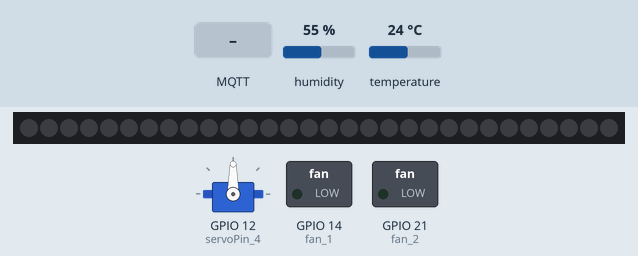
Simulated run of this sketch. Board: ESP32. Parts: 30 RGB LEDs in strip order, left to right, servo, switched loads named in the sketch (green lamp = pin HIGH). Inputs (shaded band) come from the test bench; at power-on: temperature 24 °C, humidity 55 %. WiFi joins after 1.5 s; servers stay silent unless stated; no MQTT or app messages arrive unless stated; what the sketch prints to the serial monitor is not drawn.

Above: at 2.7 s.
2.8 s: MQTT message "1" arrives on the third subscribed topic
At 6.4 s:
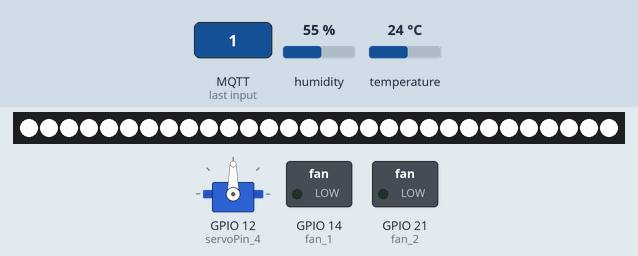
6.5 s: temperature set to 32 °C
10.3 s: temperature set to 35 °C
At 13.9 s:
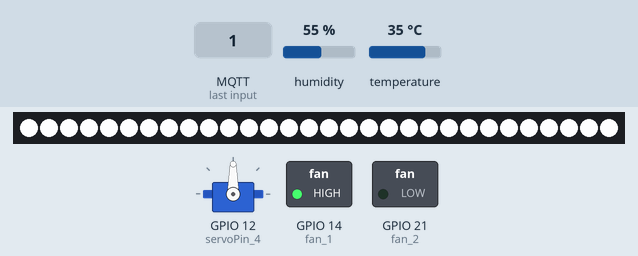
14.6 s: MQTT message "2" arrives on the second subscribed topic
At 14.9 s:
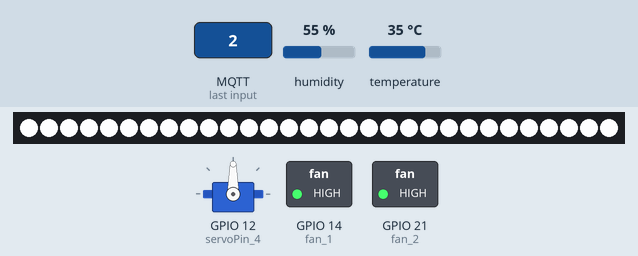
16.1 s: MQTT message "Fan_1" arrives on the first subscribed topic
At 17.3 s:
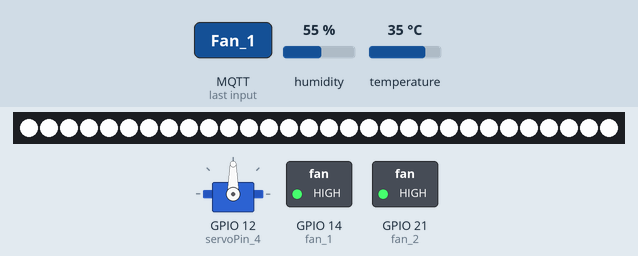
17.6 s: MQTT message "Fan_1" arrives on the third subscribed topic
At 18.03 s:
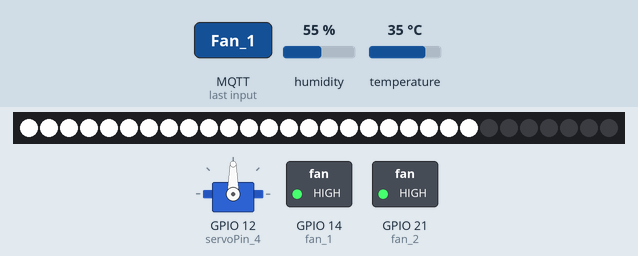
Timing chart, 0 to 20.6 s (numbered marks = the images above; inputs shaded):
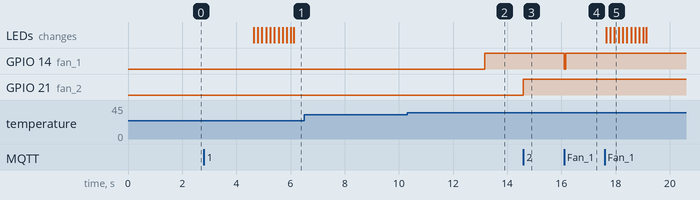

Measured:
- the behaviour switches between 33 and 34 °C on temperature (found by bisection; images 1 and 2)
- after the input at 2.8 s, the LEDs: first change after 1.8 s (image 1 shows a later state)
- after the input at 6.5 s, every drawn part: stays the same
- after the input at 10.3 s, GPIO 14 (fan_1): LOW → HIGH after 2.9 s
- after the input at 14.6 s, GPIO 21 (fan_2): LOW → HIGH at once
- after the input at 16.1 s, GPIO 14 (fan_1): HIGH → LOW at once, → HIGH 0.07 s later
- after the input at 17.6 s, the LEDs: first change after 0.05 s (image 5 shows a later state)

The sketch:

esp32_local_2.ino
```cpp
#include <PubSubClient.h>
#include <WiFi.h>
#include "DHT.h"
#include <Servo_ESP32.h>
#include <SPI.h>
#include <MFRC522.h>
#include <Adafruit_NeoPixel.h>

#ifdef __AVR__
#include <avr/power.h> // Required for 16 MHz Adafruit Trinket
#endif

const int DHTPIN = 4;
const int DHTTYPE = DHT11;

#define fan_1 14
#define fan_2 21
#define servoPin_4 12 // DOOR

#define LED_PIN_1 15     // LED NEO THANG
#define NUMPIXELS_1 30

// SCK 18, MISO 19, MOSI 21
#define RST_PIN 22
#define SS_PIN 5 // chân SDA

Servo_ESP32 servo4;
MFRC522 mfrc522(SS_PIN, RST_PIN);

Adafruit_NeoPixel pixels_1(NUMPIXELS_1, LED_PIN_1, NEO_GRB + NEO_KHZ800);

DHT dht(DHTPIN, DHTTYPE);

const char *ssid = "Ken";
const char *password = "88888888";
const char *mqtt_server = "192.168.225.66";
const unsigned int mqtt_port = 1883;

long now = millis();
long lastMeasure = 0;

void setup_wifi()
{
  delay(10);
  Serial.println();
  Serial.print("Đang Kết Nối Tới ");
  Serial.println(ssid);
  WiFi.begin(ssid, password);
  while (WiFi.status() != WL_CONNECTED)
  {
    delay(500);
    Serial.print(".");
  }
  Serial.println("");
  Serial.println("WiFi connected");
  Serial.println("IP address: ");
  Serial.println(WiFi.localIP());
}

WiFiClient wifi;
PubSubClient client(mqtt_server, mqtt_port, callback, wifi);

void callback(char *topic, byte *payload, unsigned int length)
{
  String string;
  Serial.print("Message from [");
  Serial.print("]:");
  Serial.print(topic);
  Serial.print("] ");

  if (!strcmp(topic, "Fan_1"))
  {
    handleFanControl(fan_1, payload, length);
  }
  else if (!strcmp(topic, "Fan_2"))
  {
    handleFanControl(fan_2, payload, length);
  }
  else if (!strcmp(topic, "Light_1"))
  {
    handleLightControl(payload, length);
  }
  else if (!strcmp(topic, "servo_4"))
  {
    handleServoControl(servo4, payload, length);
  }
}

void handleFanControl(int fanPin, byte *payload, unsigned int length)
{
  Serial.println();

  if ((char)payload[0] == '2')
  {
    digitalWrite(fanPin, HIGH);
  }
  else
  {
    digitalWrite(fanPin, LOW);
  }
}

void handleLightControl(byte *payload, unsigned int length)
{
  Serial.println();

  if ((char)payload[0] == '1')
  {
    for (int i = 0; i < NUMPIXELS_1; i++)
    {
      pixels_1.setPixelColor(i, pixels_1.Color(255, 255, 255));
      pixels_1.show();
      delay(50);
    }
  }
  else
  {
    for (int i = 30; i >= 0; i--)
    {
      pixels_1.setPixelColor(i, pixels_1.Color(0, 0, 0));
      pixels_1.show();
      delay(50);
    }
  }
}

void handleServoControl(Servo_ESP32 &servo, byte *payload, unsigned int length)
{
  String string;
  for (int i = 0; i < length; i++)
  {
    string += (char)payload[i];
  }
  Serial.print(" ");
  int resultado = string.toInt();
  int pos = map(resultado, 1, 100, 0, 180);
  Serial.println(pos);
  servo.write(pos);
  delay(15);
}

void setup()
{
  Serial.begin(115200);
  dht.begin();
  SPI.begin();
  mfrc522.PCD_Init();
  pinMode(fan_1, OUTPUT);
  pinMode(fan_2, OUTPUT);
  pixels_1.begin();
  servo4.attach(servoPin_4);
  setup_wifi();
  client.setServer(mqtt_server, mqtt_port);
  client.setCallback(callback);
}

void reconnect()
{
  while (!client.connected())
  {
    Serial.print(" Đang Kết Nối MQTT...");

    if (client.connect("ESP32 DEVKIT V1 Client"))
    {
      Serial.println("Kết Nối Thành Công");
      Serial.println("MQTT Đã Kết Nối");
      client.subscribe("Fan_1");
      client.subscribe("Fan_2");
      client.subscribe("Light_1");
      client.subscribe("servo_4");
      delay(3000);
    }
    else
    {
      Serial.print("Kết Nối MQTT Thất Bại ");
      Serial.println("Thử Lại Trong 5 Giây");
      delay(5000);
    }
  }
}

void loop()
{
  float h = dht.readHumidity();
  float t = dht.readTemperature();
  char Nhiet_do[8];
  dtostrf(t, 6, 2, Nhiet_do);
  char Do_am[8];
  dtostrf(h, 6, 2, Do_am);

  if (!client.connected())
  {
    reconnect();
  }
  if (!client.loop())
    client.connect("ESP32 DEVKIT V1 Client");

  now = millis();
  if (now - lastMeasure >= 1000)
  {
    lastMeasure = now;
    client.publish("Tem", Nhiet_do);
    client.publish("Hum", Do_am);

    if (t > 33)
    {
      digitalWrite(fan_1, HIGH);
    }
    if (t < 31)
    {
      digitalWrite(fan_1, LOW);
    }
  }
}
```
